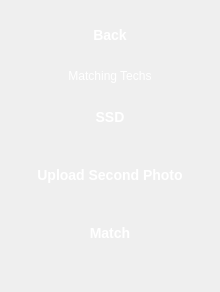
        <widget class="QWidget" name="page_matching_controls">
         <layout class="QVBoxLayout" name="page_matching_layout">
          <property name="spacing">
           <number>10</number>
          </property>
          <item>
           <widget class="QPushButton" name="back_button_3">
            <property name="cursor">
             <cursorShape>PointingHandCursor</cursorShape>
            </property>
            <property name="styleSheet">
             <string notr="true">QPushButton {
            background: qlineargradient(x1:0, y1:0, x2:1, y2:0,
                stop:0 #0f3460, stop:1 #16213e);
            color: white;
            border: none;
            padding: 12px 24px;
            font-size: 14px;
            margin: 4px 2px;
            border-radius: 8px;
            font-weight: bold;
            min-width: 120px;
        }
        QPushButton:hover {
            background: qlineargradient(x1:0, y1:0, x2:1, y2:0,
                stop:0 #16213e, stop:1 #0f3460);
            border: 1px solid #e94560;
        }
        QPushButton:pressed {
            background: qlineargradient(x1:0, y1:0, x2:1, y2:0,
                stop:0 #0f3460, stop:1 #16213e);
            padding-top: 13px;
            padding-bottom: 11px;
        }</string>
            </property>
            <property name="text">
             <string>Back</string>
            </property>
           </widget>
          </item>
          <item>
           <widget class="QLabel" name="matching_techniques_label">
            <property name="styleSheet">
             <string notr="true">color:white;</string>
            </property>
            <property name="text">
             <string>Matching Techs</string>
            </property>
            <property name="alignment">
             <set>Qt::AlignCenter</set>
            </property>
           </widget>
          </item>
          <item>
           <widget class="QPushButton" name="toggle_matching_techniques_button">
            <property name="cursor">
             <cursorShape>PointingHandCursor</cursorShape>
            </property>
            <property name="styleSheet">
             <string notr="true">QPushButton {
            background: qlineargradient(x1:0, y1:0, x2:1, y2:0,
                stop:0 #0f3460, stop:1 #16213e);
            color: white;
            border: none;
            padding: 12px 24px;
            font-size: 14px;
            margin: 4px 2px;
            border-radius: 8px;
            font-weight: bold;
            min-width: 120px;
        }
        QPushButton:hover {
            background: qlineargradient(x1:0, y1:0, x2:1, y2:0,
                stop:0 #16213e, stop:1 #0f3460);
            border: 1px solid #e94560;
        }
        QPushButton:pressed {
            background: qlineargradient(x1:0, y1:0, x2:1, y2:0,
                stop:0 #0f3460, stop:1 #16213e);
            padding-top: 13px;
            padding-bottom: 11px;
        }</string>
            </property>
            <property name="text">
             <string>SSD</string>
            </property>
           </widget>
          </item>
          <item>
           <widget class="QPushButton" name="upload_matching_photo_button">
            <property name="cursor">
             <cursorShape>PointingHandCursor</cursorShape>
            </property>
            <property name="styleSheet">
             <string notr="true">QPushButton {
            background: qlineargradient(x1:0, y1:0, x2:1, y2:0,
                stop:0 #0f3460, stop:1 #16213e);
            color: white;
            border: none;
            padding: 12px 24px;
            font-size: 14px;
            margin: 4px 2px;
            border-radius: 8px;
            font-weight: bold;
            min-width: 120px;
        }
        QPushButton:hover {
            background: qlineargradient(x1:0, y1:0, x2:1, y2:0,
                stop:0 #16213e, stop:1 #0f3460);
            border: 1px solid #e94560;
        }
        QPushButton:pressed {
            background: qlineargradient(x1:0, y1:0, x2:1, y2:0,
                stop:0 #0f3460, stop:1 #16213e);
            padding-top: 13px;
            padding-bottom: 11px;
        }</string>
            </property>
            <property name="text">
             <string>Upload Second Photo</string>
            </property>
           </widget>
          </item>
          <item>
           <widget class="QPushButton" name="match_photos_button">
            <property name="cursor">
             <cursorShape>PointingHandCursor</cursorShape>
            </property>
            <property name="styleSheet">
             <string notr="true">QPushButton {
            background: qlineargradient(x1:0, y1:0, x2:1, y2:0,
                stop:0 #0f3460, stop:1 #16213e);
            color: white;
            border: none;
            padding: 12px 24px;
            font-size: 14px;
            margin: 4px 2px;
            border-radius: 8px;
            font-weight: bold;
            min-width: 120px;
        }
        QPushButton:hover {
            background: qlineargradient(x1:0, y1:0, x2:1, y2:0,
                stop:0 #16213e, stop:1 #0f3460);
            border: 1px solid #e94560;
        }
        QPushButton:pressed {
            background: qlineargradient(x1:0, y1:0, x2:1, y2:0,
                stop:0 #0f3460, stop:1 #16213e);
            padding-top: 13px;
            padding-bottom: 11px;
        }</string>
            </property>
            <property name="text">
             <string>Match</string>
            </property>
           </widget>
          </item>
          <item>
           <widget class="QLabel" name="label01_2">
            <property name="text">
             <string/>
            </property>
           </widget>
          </item>
         </layout>
        </widget>
